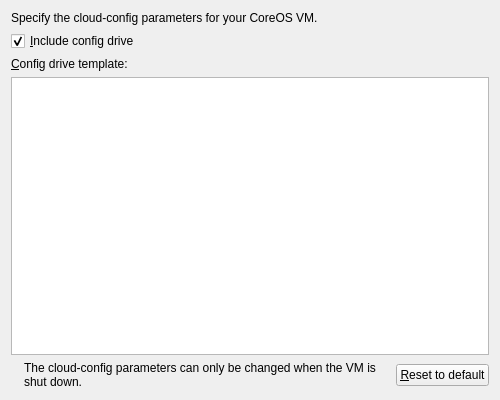
<?xml version="1.0" encoding="UTF-8"?>
<ui version="4.0">
 <class>CloudConfigParametersPage</class>
 <widget class="QWidget" name="CloudConfigParametersPage">
  <property name="geometry">
   <rect>
    <x>0</x>
    <y>0</y>
    <width>500</width>
    <height>400</height>
   </rect>
  </property>
  <layout class="QVBoxLayout" name="verticalLayout">
   <item>
    <widget class="QLabel" name="label1">
     <property name="text">
      <string>Specify the cloud-config parameters for your CoreOS VM.</string>
     </property>
     <property name="wordWrap">
      <bool>true</bool>
     </property>
    </widget>
   </item>
   <item>
    <widget class="QCheckBox" name="IncludeConfigDriveCheckBox">
     <property name="text">
      <string>&amp;Include config drive</string>
     </property>
     <property name="checked">
      <bool>true</bool>
     </property>
    </widget>
   </item>
   <item>
    <widget class="QLabel" name="label2">
     <property name="text">
      <string>&amp;Config drive template:</string>
     </property>
     <property name="buddy">
      <cstring>ConfigDriveTemplateTextBox</cstring>
     </property>
    </widget>
   </item>
   <item>
    <widget class="QPlainTextEdit" name="ConfigDriveTemplateTextBox">
     <property name="lineWrapMode">
      <enum>QPlainTextEdit::NoWrap</enum>
     </property>
    </widget>
   </item>
   <item>
    <layout class="QHBoxLayout" name="bottomLayout">
     <item>
      <widget class="QWidget" name="warningsTable" native="true">
       <layout class="QHBoxLayout" name="warningLayout">
        <property name="leftMargin">
         <number>0</number>
        </property>
        <property name="topMargin">
         <number>0</number>
        </property>
        <property name="rightMargin">
         <number>0</number>
        </property>
        <property name="bottomMargin">
         <number>0</number>
        </property>
        <item alignment="Qt::AlignTop">
         <widget class="QLabel" name="imgStopVM">
          <property name="pixmap">
           <pixmap resource="../resources.qrc">:/icons/info3_16.png</pixmap>
          </property>
         </widget>
        </item>
        <item>
         <widget class="QLabel" name="labelWarning">
          <property name="text">
           <string>The cloud-config parameters can only be changed when the VM is shut down.</string>
          </property>
          <property name="wordWrap">
           <bool>true</bool>
          </property>
          <property name="sizePolicy">
           <sizepolicy hsizetype="Expanding" vsizetype="Preferred">
            <horstretch>0</horstretch>
            <verstretch>0</verstretch>
           </sizepolicy>
          </property>
         </widget>
        </item>
       </layout>
      </widget>
     </item>
     <item>
      <widget class="QPushButton" name="reloadDefaults">
       <property name="text">
        <string>&amp;Reset to default</string>
       </property>
      </widget>
     </item>
    </layout>
   </item>
  </layout>
 </widget>
 <resources>
  <include location="../resources.qrc"/>
 </resources>
 <connections/>
</ui>
